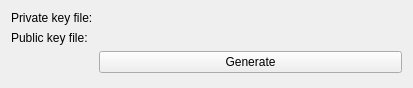
<?xml version="1.0" encoding="UTF-8"?>
<ui version="4.0">
 <class>Qnx::Internal::QnxDeviceConfigurationWizardSshKeyPage</class>
 <widget class="QWizardPage" name="Qnx::Internal::QnxDeviceConfigurationWizardSshKeyPage">
  <property name="geometry">
   <rect>
    <x>0</x>
    <y>0</y>
    <width>413</width>
    <height>88</height>
   </rect>
  </property>
  <property name="windowTitle">
   <string>WizardPage</string>
  </property>
  <layout class="QFormLayout" name="formLayout">
   <item row="0" column="0">
    <widget class="QLabel" name="label">
     <property name="text">
      <string>Private key file:</string>
     </property>
    </widget>
   </item>
   <item row="0" column="1">
    <widget class="Utils::PathChooser" name="privateKey" native="true"/>
   </item>
   <item row="1" column="0">
    <widget class="QLabel" name="label_2">
     <property name="text">
      <string>Public key file:</string>
     </property>
    </widget>
   </item>
   <item row="2" column="1">
    <widget class="QPushButton" name="generate">
     <property name="text">
      <string>Generate</string>
     </property>
    </widget>
   </item>
   <item row="1" column="1">
    <widget class="QLabel" name="publicKey">
     <property name="text">
      <string/>
     </property>
    </widget>
   </item>
  </layout>
 </widget>
 <customwidgets>
  <customwidget>
   <class>Utils::PathChooser</class>
   <extends>QWidget</extends>
   <header location="global">utils/pathchooser.h</header>
   <container>1</container>
   <slots>
    <signal>editingFinished()</signal>
    <signal>browsingFinished()</signal>
   </slots>
  </customwidget>
 </customwidgets>
 <resources/>
 <connections/>
</ui>
